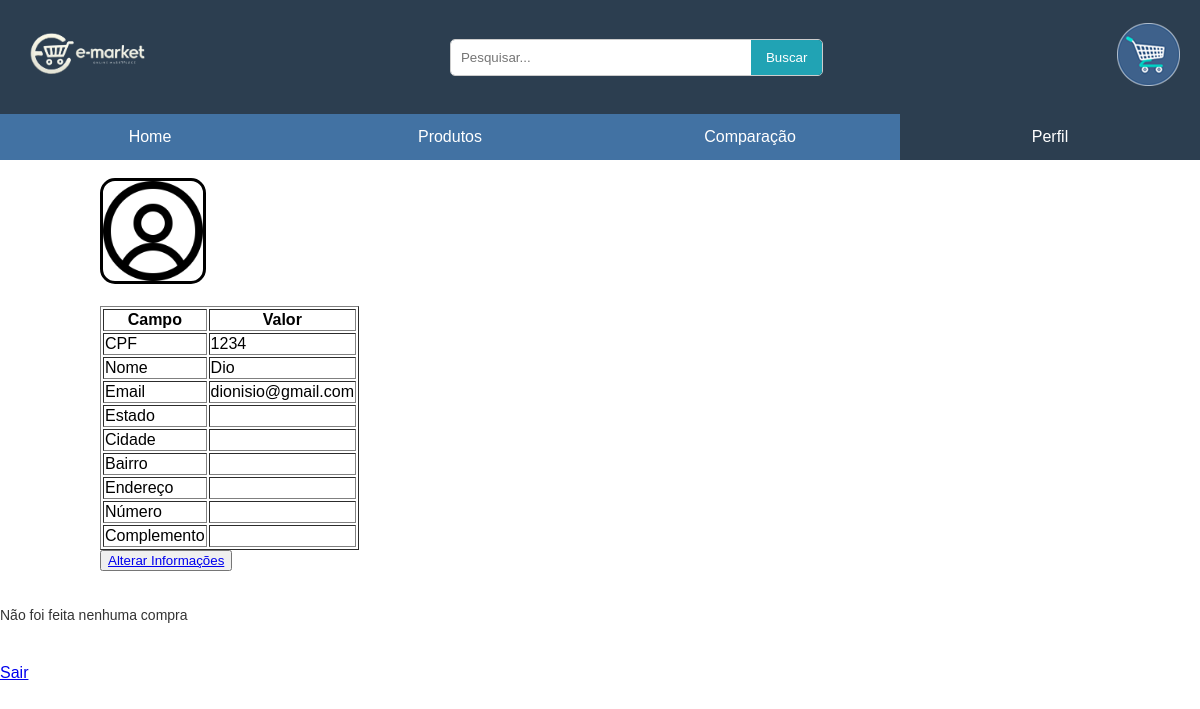
The page /perfil/perfil.php (signed in) on the database as committed earlier.
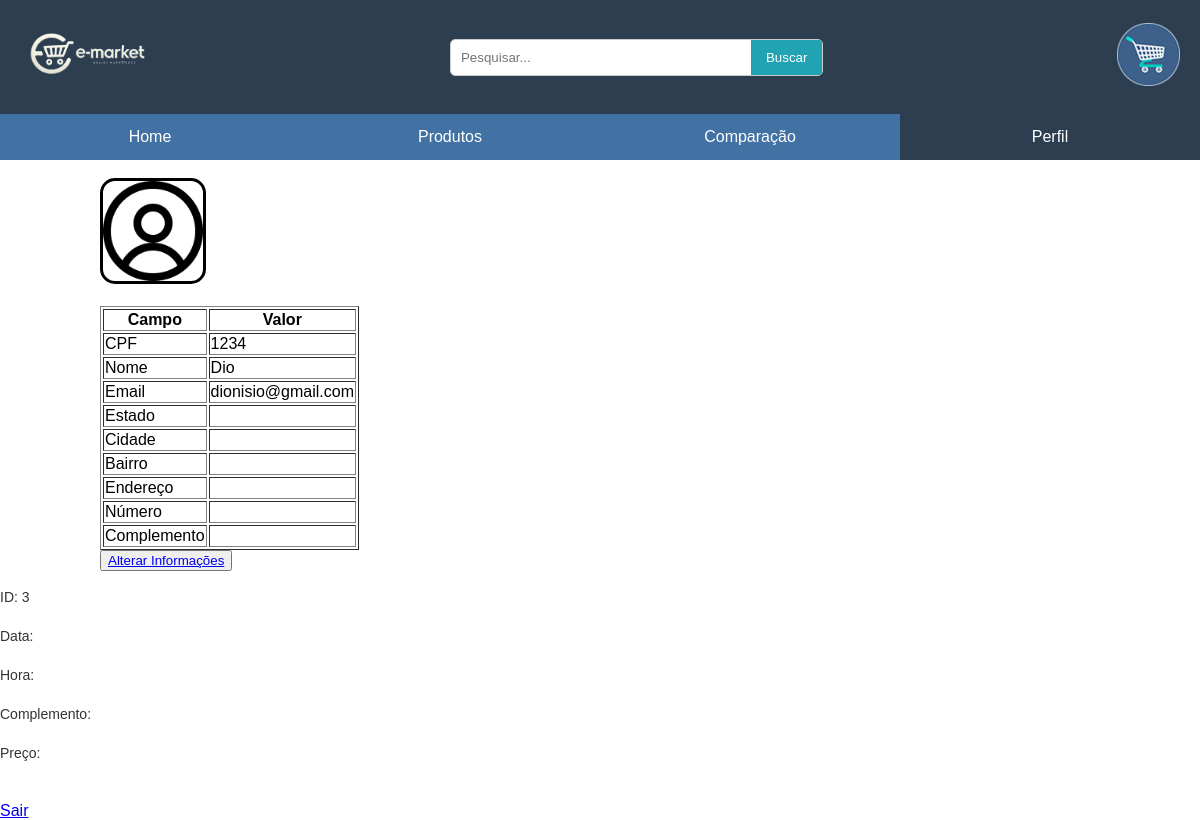
The same page on the database as committed later.
### tables this page shows
CREATE TABLE `pedido` (
  `idPedido` int(11) NOT NULL,
  `cpfUsuario` varchar(14) NOT NULL,
  `dataPedido` date DEFAULT NULL,
  `horaPedido` time DEFAULT NULL,
  `estadoUsuario` varchar(50) DEFAULT NULL,
  `cidadeUsuario` varchar(100) DEFAULT NULL,
  `bairroUsuario` varchar(100) DEFAULT NULL,
  `enderecoUsuario` varchar(200) DEFAULT NULL,
  `numeroUsuario` varchar(10) DEFAULT NULL,
  `complementoUsuario` varchar(100) DEFAULT NULL,
  `desconto` decimal(10,2) DEFAULT NULL,
  `precoFinal` decimal(10,2) DEFAULT NULL,
  `statusPedido` enum('carrinho','finalizado') NOT NULL DEFAULT 'carrinho'
);

### perfil/perfil.php (the view, shortened to what this page needs)
<?php
$cpf = $_SESSION['cpf'];
$datasource = 'mysql:host=localhost;dbname=e_market';
$user = 'root';
$pass = 'vertrigo';
$db = new PDO($datasource, $user, $pass);
$query = "SELECT * FROM usuario WHERE cpfUsuario = :cpf";
$stm = $db->prepare($query);
$stm->bindParam(':cpf', $cpf);
if ($stm->execute()) {
    $user = $stm->fetch(PDO::FETCH_ASSOC);
    $nome = $user['nomeUsuario'];
    $email = $user['emailUsuario'];
    $estado = $user['estadoUsuario'];
    $cidade = $user['cidadeUsuario'];
    $bairro = $user['bairroUsuario'];
    $endereco = $user['enderecoUsuario'];
    $numero = $user['numeroUsuario'];
    $complemento = $user['complementoUsuario'];
    $fotoPerfil = $user['fotoPerfil'] ?: 'Perfil.png';
} else {
    echo '<br><p>Erro ao listar as informações pessoais</p>';
    exit;
}
?>
<!DOCTYPE html>
<html lang="pt-br">
<head>
    <link rel="stylesheet" type="text/css" href="login.css" />
    <link rel="stylesheet" href="perfil.css">
</head>
<body>
    <header>
        <div class="logo">
        <a href=" ../home/index.html">
             <img src="../imagens/logo2.png" alt="Logo">
            </a>
        </div>
        <div class="search-bar">
            <input type="search" placeholder="Pesquisar...">
            <button type="submit">Buscar</button>
        </div>
        <div class="cart">
            <a href="  ">
                <img src="../imagens/carrinho.png" alt="Carrinho">
            </a>
        </div>
    </header>
    <nav>
        <ul>
            <li><a href="../home/index.html">Home</a></li>
            <li><a href="../pedido/compra.php">Produtos</a></li>
            <li><a href="../comparacao/index.php">Comparação</a></li>
            <li><a href="../perfil/perfil.php" style="background-color: #2c3e50; color:white;">Perfil</a></li>
        </ul>
    </nav>
    <div class="perfil-info">
        <br>
        <img src="imagens/<?php echo htmlspecialchars($fotoPerfil); ?>" class="foto_perfil" alt="Foto de Perfil">
        <br><br>
        <table border="1">
    <thead>
        <tr>
            <th>Campo</th>
            <th>Valor</th>
        </tr>
    </thead>
    <tbody>
        <tr>
            <td>CPF</td>
            <td><?php echo htmlspecialchars($cpf); ?></td>
        </tr>
        <tr>
            <td>Nome</td>
            <td><?php echo htmlspecialchars($nome); ?></td>
        </tr>
        <tr>
            <td>Email</td>
            <td><?php echo htmlspecialchars($email); ?></td>
        </tr>
        <tr>
            <td>Estado</td>
            <td><?php echo htmlspecialchars($estado); ?></td>
        </tr>
        <tr>
            <td>Cidade</td>
            <td><?php echo htmlspecialchars($cidade); ?></td>
        </tr>
        <tr>
            <td>Bairro</td>
            <td><?php echo htmlspecialchars($bairro); ?></td>
        </tr>
        <tr>
            <td>Endereço</td>
            <td><?php echo htmlspecialchars($endereco); ?></td>
        </tr>
        <tr>
            <td>Número</td>
            <td><?php echo htmlspecialchars($numero); ?></td>
        </tr>
        <tr>
            <td>Complemento</td>
            <td><?php echo htmlspecialchars($complemento); ?></td>
        </tr>
    </tbody>
</table>
        <button><a href='edita.php'>Alterar Informações</a></button>
    </div>
    <?php
    $query = "SELECT * FROM pedido WHERE cpfUsuario = :cpf";
    $stm = $db->prepare($query);
    $stm->bindParam(':cpf', $cpf);
    if ($stm->execute()) {
        $encontrouPedido = false;
        while ($row = $stm->fetch(PDO::FETCH_ASSOC)) {
            $id = $row['idPedido'];
            $data = $row['dataPedido'];
            $hora = $row['horaPedido'];
            $preco = $row['precoFinal'];
            $status = $row['statusPedido'];
            $complemento = $row['complementoUsuario'];
            $encontrouPedido = true;
            if ($status == 'finalizado') {
                print "<br><label>ID: $id</label><br>";
                print "<label>Data: $data</label><br>";
                print "<label>Hora: $hora</label><br>";
                print "<label>Complemento: $complemento</label><br>";
                print "<label>Preço: $preco</label><br>";
            }
        }
        if (!$encontrouPedido) {
            print "<br><br><label>Não foi feita nenhuma compra</label><br>";
        }
    } else {
        print '<br><p>Erro ao listar o histórico de compras</p>';
    }
    ?>
    <br><a href='logout.php'>Sair</a>
</body>
</html>

Rows that differ between the two databases and show on the page:
added pedido: idPedido "3"
Other text that changed with them:
text no longer shown: "Não foi feita nenhuma compra"
